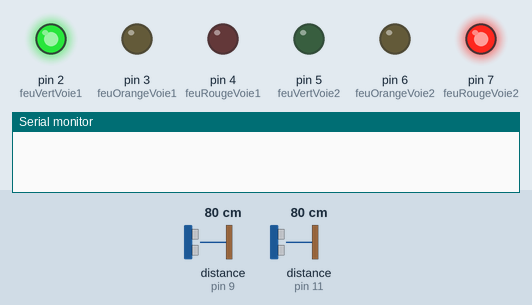
The sketch below on a simulated Arduino Uno, built with avr-gcc and run on an emulated ATmega328P. Parts: output pins drawn as LEDs (lit = HIGH), the last lines printed to the serial monitor. Wiring (inferred from the names in the program): 2 × ultrasonic range finder: trigger pin 8, echo pin 9 / trigger pin 10, echo pin 11. Inputs (shaded band) come from the test bench; at power-on: distance to the obstacle (sensors on pin 9, pin 11) 80 cm. The echo pulse lasts 58.3 µs per cm; pins used as bus, display or sensor lines are not drawn.

Above: at 1.8 s.
1.9 s: distance to the obstacle (sensor on pin 9) set to 2 cm
At 6.1 s:
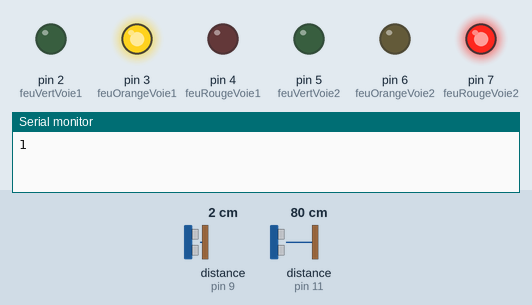
At 7.5 s:
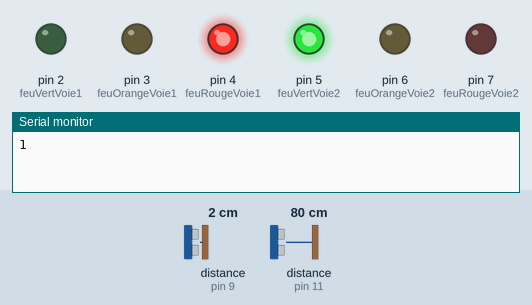
Timing chart, 0 to 14.5 s (numbered marks = the images above; inputs shaded):
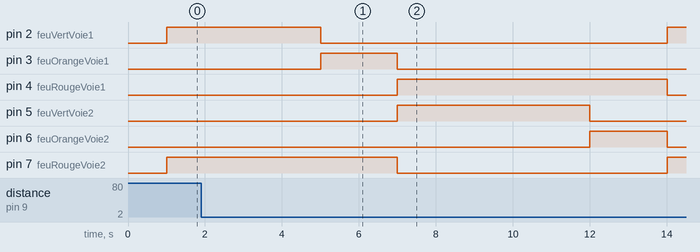

The sketch:

feux.ino
```cpp
// Déclaration des broches pour les feux de signalisation
const int feuRougeVoie1 = 4;
const int feuOrangeVoie1 = 3;
const int feuVertVoie1 = 2;
const int feuRougeVoie2 = 7;
const int feuOrangeVoie2 = 6;
const int feuVertVoie2 = 5;

// Déclaration des broches pour les capteurs ultrasoniques
const int trigPin1 = 8;
const int echoPin1 = 9;
const int trigPin2 = 10;
const int echoPin2 = 11;

// Variables pour le contrôle des feux de signalisation
unsigned long tempsDepart;
unsigned long delaiFeuVert = 5000;
unsigned long delaiFeuOrange = 2000;

// Variables pour le comptage des voitures
int compteurVoie1 = 0;
int compteurVoie2 = 0;
//condition
static bool estAuDessusDe10 = false; // Variable pour suivre l'état précédent
static bool estAuDessusDe20 = false; // Variable pour suivre l'état précédent


void setup() {
  // Configuration des broches comme des sorties
  pinMode(feuRougeVoie1, OUTPUT);
  pinMode(feuOrangeVoie1, OUTPUT);
  pinMode(feuVertVoie1, OUTPUT);
  pinMode(feuRougeVoie2, OUTPUT);
  pinMode(feuOrangeVoie2, OUTPUT);
  pinMode(feuVertVoie2, OUTPUT);
  // Configuration des broches comme des sorties ou des entrées
  pinMode(trigPin1, OUTPUT);
  pinMode(echoPin1, INPUT);
  pinMode(trigPin2, OUTPUT);
  pinMode(echoPin2, INPUT);

  // Initialisation du moniteur série
  Serial.begin(9600);

  // Mémorisation du temps de départ
  tempsDepart = millis();
}

void loop() {
  // Mesure de la distance avec le capteur 1
  float distanceCapteur1 = mesurerDistanceCapteur1();
  // Mesure de la distance avec le capteur 2
  float distanceCapteur2 = mesurerDistanceCapteur2();

  // Contrôle des feux de signalisation
  // Vérification si une voiture est passée à moins de 10 cm des capteurs
//    if (distanceCapteur1 < 10) {
//        compteurVoie1++;
//          envoyerNombreVoitures();
//
//    }
//
//    if (distanceCapteur2 < 10) {
//        compteurVoie2++;
//          envoyerNombreVoitures();
//
//    }

if (distanceCapteur1 > 20 && !estAuDessusDe10) {
    // La valeur est montée au-dessus de 10
    estAuDessusDe10 = true;
    delay(500);
} else if (distanceCapteur1 < 10 && estAuDessusDe10) {
    // La valeur est redescendue en dessous de 10
    estAuDessusDe10 = false;
    compteurVoie1++; // Incrémentation du compteur
    envoyerNombreVoitures();
}

if (distanceCapteur2 > 20 && !estAuDessusDe20) {
    // La valeur est montée au-dessus de 10
    estAuDessusDe20 = true;
    delay(500);
} else if (distanceCapteur2 < 10 && estAuDessusDe20) {
    // La valeur est redescendue en dessous de 10
    estAuDessusDe20 = false;
    compteurVoie2++; // Incrémentation du compteur
    envoyerNombreVoitures();
}

  unsigned long tempsEcoule = millis() - tempsDepart;

  if (tempsEcoule < delaiFeuVert) {
    // Voie 1 - Feu vert, voie 2 - Feu rouge
    digitalWrite(feuVertVoie1, HIGH);
    digitalWrite(feuRougeVoie1, LOW);
    digitalWrite(feuOrangeVoie1, LOW);
    digitalWrite(feuVertVoie2, LOW);
    digitalWrite(feuRougeVoie2, HIGH);
    digitalWrite(feuOrangeVoie2, LOW);
  } else if (tempsEcoule < (delaiFeuVert + delaiFeuOrange)) {
    // Voie 1 - Feu orange
    digitalWrite(feuVertVoie1, LOW);
    digitalWrite(feuRougeVoie1, LOW);
    digitalWrite(feuOrangeVoie1, HIGH);
  } else if (tempsEcoule < (2 * delaiFeuVert + delaiFeuOrange)) {
    // Voie 1 - Feu rouge, voie 2 - Feu vert
    digitalWrite(feuVertVoie1, LOW);
    digitalWrite(feuRougeVoie1, HIGH);
    digitalWrite(feuOrangeVoie1, LOW);
    digitalWrite(feuVertVoie2, HIGH);
    digitalWrite(feuRougeVoie2, LOW);
    digitalWrite(feuOrangeVoie2, LOW);
  } else if (tempsEcoule < (2 * delaiFeuVert + 2 * delaiFeuOrange)) {
    // Voie 2 - Feu orange
    digitalWrite(feuVertVoie2, LOW);
    digitalWrite(feuRougeVoie2, LOW);
    digitalWrite(feuOrangeVoie2, HIGH);
  } else {
    // Réinitialisation du temps de départ
    tempsDepart = millis();

  }
}

float mesurerDistanceCapteur1() {
  // Envoi d'une impulsion ultrasonique pour le capteur 1
  digitalWrite(trigPin1, LOW);
  delayMicroseconds(2);
  digitalWrite(trigPin1, HIGH);
  delayMicroseconds(10);
  digitalWrite(trigPin1, LOW);

  // Lecture de la durée de l'impulsion écho pour le capteur 1
  long duration = pulseIn(echoPin1, HIGH);

  // Calcul de la distance pour le capteur 1
  float distance = (duration * 0.0343) / 2;

  return distance;
}

float mesurerDistanceCapteur2() {
  // Envoi d'une impulsion ultrasonique pour le capteur 2
  digitalWrite(trigPin2, LOW);
  delayMicroseconds(2);
  digitalWrite(trigPin2, HIGH);
  delayMicroseconds(10);
  digitalWrite(trigPin2, LOW);

  // Lecture de la durée de l'impulsion écho pour le capteur 2
  long duration = pulseIn(echoPin2, HIGH);

  // Calcul de la distance pour le capteur 2
  float distance = (duration * 0.0343) / 2;

  return distance;
}

void envoyerNombreVoitures() {
  // Envoi du nombre de voitures via la voie série
//  Serial.print("Voitures nombre : ");
  Serial.println(compteurVoie1+compteurVoie2);

}
```
